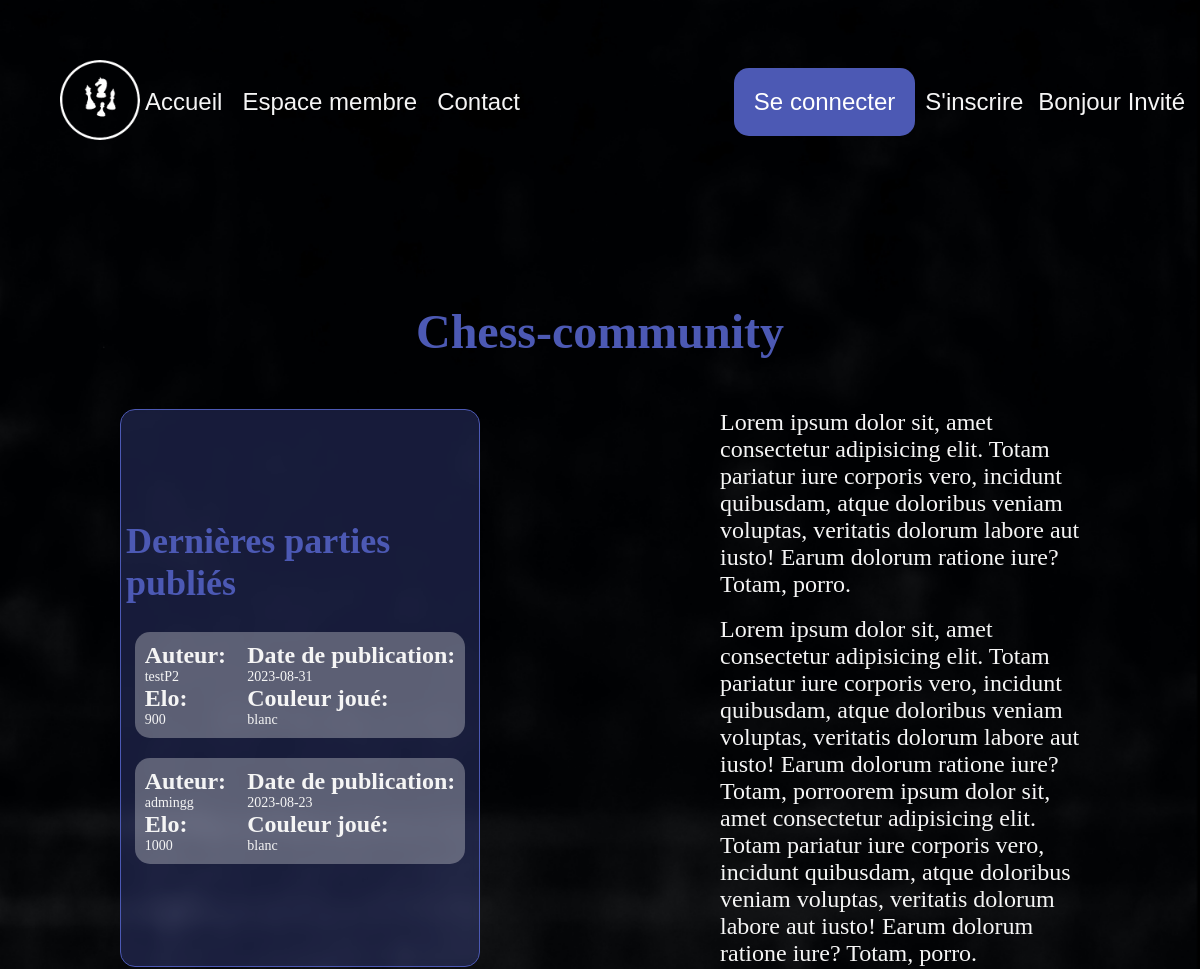
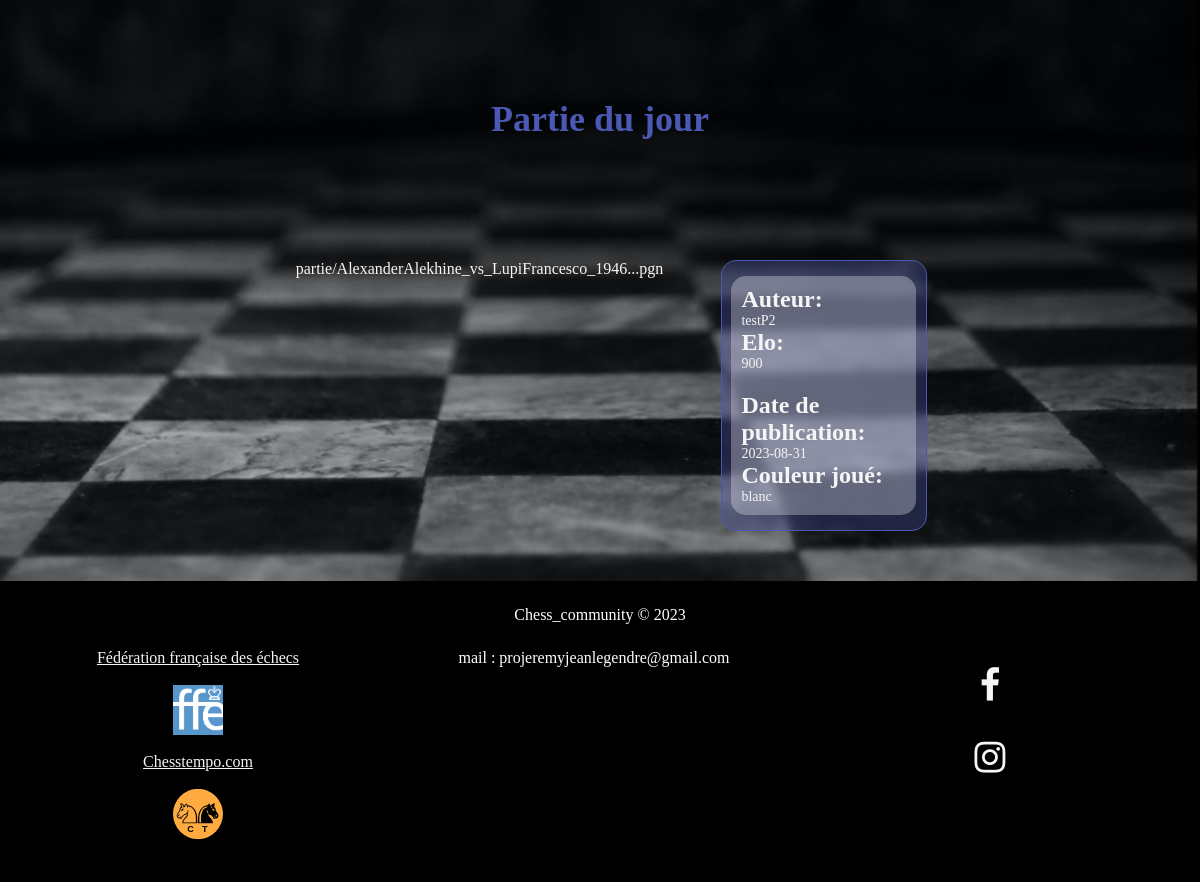
The page / on the database its author committed (2 pictures, top to bottom).
### tables this page shows
CREATE TABLE `partie` (
  `id` int(11) NOT NULL,
  `couleur_joue` varchar(10) DEFAULT NULL,
  `elo_utilisateur` int(11) DEFAULT NULL,
  `elo_adversaire` int(11) DEFAULT NULL,
  `file_path` varchar(250) DEFAULT NULL,
  `date_de_publication` date DEFAULT NULL,
  `id_utilisateur` int(11) NOT NULL,
  `id_statut` int(11) NOT NULL
);

CREATE TABLE `utilisateur` (
  `id` int(11) NOT NULL,
  `mail` varchar(200) DEFAULT NULL,
  `pseudo` varchar(30) DEFAULT NULL,
  `mot_de_passe` varchar(255) DEFAULT NULL,
  `role_utilisateur` varchar(30) DEFAULT NULL
);

### controller/index_controller.php (called while the page is built)
<?php
$connexion = connexion();
$games = new Games;
$lastGames = $games->lastGames($connexion);
$allGames = $games->allGames($connexion);
$lenght = count($allGames) - 1;
$random = rand(0, $lenght);

### classes/Games.php (called while the page is built, shortened)
<?php
class Games
{
    public function lastGames($connexion)
    {
        try {
            $sql = "SELECT * FROM partie INNER JOIN utilisateur ON utilisateur.id = id_utilisateur WHERE id_statut = 2 order by partie.id DESC LIMIT 4";
            $stmt = $connexion->prepare($sql);
            $stmt->execute();
        } catch (Exception $e) {
            $erreur = $e->getMessage();
        }
        $results = $stmt->fetchAll(PDO::FETCH_ASSOC);
        return $results;
    }
    function allGames($connexion)
    {
        try {
            $sql = "SELECT * FROM partie INNER JOIN utilisateur  ON utilisateur.id=id_utilisateur WHERE id_statut = 2";
            $stmt = $connexion->prepare($sql);
            $stmt->execute();
        } catch (Exception $e) {
            $erreur = $e->getMessage();
        }
        $results = $stmt->fetchAll(PDO::FETCH_ASSOC);
        return $results;
    }
}

### index.php (the view, shortened to what this page needs)
<?php
require('controller/index_controller.php');
$board = true;
require('includes/header.php');
include('includes/nav.php');
?>
<section class="section-title" data-aos="fade-up">
    <h1>Chess-community</h1>
</section>
<section class="presentation-section" data-aos="fade-up" data-aos-delay="300">
    <div class="row">
        <aside class="resume-container">
            <h2>Dernières parties publiés </h2>
            <?php
            foreach ($lastGames as $game) {
            ?>
                <div class="resume-wrapper">
                    <div class="header-resume">
                        <h3>Auteur:</h3>
                        <p><?= $game['pseudo'] ?></p>
                        <h3>Elo:</h3>
                        <p><?= $game['elo_utilisateur'] ?></p>
                    </div>
                    <div class="footer-resume">
                        <h3>Date de publication:</h3>
                        <p><?= $game['date_de_publication'] ?></p>
                        <h3>Couleur joué:</h3>
                        <p><?= $game['couleur_joue'] ?></p>
                    </div>
                </div>
            <?php }
            ?>
        </aside>
        <article>
            <p class="first-paragraphe">Lorem ipsum dolor sit, amet consectetur adipisicing elit. Totam pariatur iure corporis vero, incidunt quibusdam, atque doloribus veniam voluptas, veritatis dolorum labore aut iusto! Earum dolorum ratione iure? Totam, porro.</p>
            <p class="second-paragraphe">Lorem ipsum dolor sit, amet consectetur adipisicing elit. Totam pariatur iure corporis vero, incidunt quibusdam, atque doloribus veniam voluptas, veritatis dolorum labore aut iusto! Earum dolorum ratione iure? Totam, porroorem ipsum dolor sit, amet consectetur adipisicing elit. Totam pariatur iure corporis vero, incidunt quibusdam, atque doloribus veniam voluptas, veritatis dolorum labore aut iusto! Earum dolorum ratione iure? Totam, porro.</p>
        </article>
    </div>
</section>
<section data-aos="fade-up">
    <div class="section-title-h2">
        <h2>Partie du jour</h2>
        <?php
        $oneGame = $allGames[$random];
        ?>
    </div>
    <div class="row">
        <div class="board-container">
            <ct-pgn-viewer board-size="320px" has-url="true" board-resizable="true" class="board">
                <?php echo $oneGame['file_path']; ?>
            </ct-pgn-viewer>
        </div>
        <div class="resume-container">
            <div class="resume-wrapper">
                <div class="header-resume">
                    <h3>Auteur:</h3>
                    <p><?= $oneGame['pseudo'] ?></p>
                    <h3>Elo:</h3>
                    <p><?= $oneGame['elo_utilisateur'] ?></p>
                </div>
                <div class="footer-resume">
                    <h3>Date de publication:</h3>
                    <p><?= $oneGame['date_de_publication'] ?></p>
                    <h3>Couleur joué:</h3>
                    <p><?= $oneGame['couleur_joue'] ?></p>
                </div>
            </div>
        </div>
    </div>
</section>
<?php
require('includes/footer.php');
?>

### includes/header.php (shortened to what this page needs)
<!DOCTYPE html>
<html lang="fr">
<head>
    <link href="https://unpkg.com/aos@2.3.1/dist/aos.css" rel="stylesheet">
    <?php
    if (isset($board)) { ?>
        <link href="https://c2a.chesstempo.com/pgnviewer/v2.5/pgnviewerext.vers1.css" media="all" rel="stylesheet" crossorigin>
    <?php } ?>
    <link rel="stylesheet" href="https://cdnjs.cloudflare.com/ajax/libs/font-awesome/4.7.0/css/font-awesome.min.css">
    <link rel="stylesheet" href="assets/css/main.css">
</head>

### includes/nav.php (shortened to what this page needs)
<body>
    <div class="container">
        <header>
            <div class="nav-container">
                <div class="logo-container">
                    <img src="assets/image/logo-removebg-preview.png" alt="logo du site">
                </div>
                <nav class="main-nav">
                    <ul>
                        <li><a class="slide-line" href="index.php">Accueil</a></li>
                        <li><a class="slide-line" href="espace.php">Espace membre</a></li>
                        <li><a class="slide-line" href="contact.php">Contact</a></li>
                    </ul>
                </nav>
                <div class="register-container">
                    <ul>
                        <li>
                            <?php if (!isset($_SESSION['id'])) { ?>
                                <a class="connect" href="login.php">Se connecter</a>
                            <?php } ?>
                        </li>
                        <li>
                            <?php
                            if (isset($_SESSION['pseudo'])) { ?>
                                <form action="controller/logout_controller.php" method="POST">
                                    <button class="connect" type="submit" name="deconnexion">Se deconnecter</button>
                                </form>
                        </li>
                    <?php
                            } else {
                                echo '<a class="slide-line" href="register.php">S\'inscrire</a>';
                            } ?>
                    </li>
                    <li>
                            <?php if (isset($_SESSION['pseudo'])) {?>
                                <a class="slide-line" href="compte.php">Bonjour
                               <?php  echo $_SESSION['pseudo']; ?></a>
                            <?php } else { ?>
                                <a href="register.php" class="slide-line">Bonjour Invité</a>
                            <?php } ?>
                    </li>
                    </ul>
                </div>
            </div>
        </header>
        <main>

### includes/footer.php (shortened to what this page needs)
</main>
<footer>
    <div class="footer-header">
        <p>Chess_community &#xA9 <span id="year"></span></p>
    </div>
    <div class="footer-footer">
        <div class="extern-link">
            <a href="http://www.echecs.asso.fr/">Fédération française des échecs</a><img src="assets/image/Logo_FFE_1.png" alt="logo de la federation francaise des échecs">
            <a href="https://fr.chesstempo.com/">Chesstempo.com</a><img src="assets/image/ctlogo-new.svg" alt="logo du site chess-tempo"></a>
        </div>
        <div class="contact-footer">
            <p>mail : projeremyjeanlegendre@gmail.com</p>
        </div>
        <div class="social-media-container">
            <a href=""><i class="fa fa-facebook"></i></a>
            <a href=""><i class="fa fa-instagram"></i></a>
        </div>
    </div>
</footer>
</body>
</html>

### assets/css/css/base.css (style rules this page uses)
:root { --main-color: rgb(76, 89, 180); --main-border-radius: 15px; --main-border: 1px solid var(--main-color); --main-backdrop: blur(4px); --main-glassmorphism: rgba(76, 89, 180, 0.31); --second-color: rgb(245, 245, 245); --second-border: 1px solid var(--second-color); --second-glassmorphism: rgba(245, 245, 245, 0.31); --p-font-size: 14px; --h3-font-size: 24px; --h2-font-size: 36px; --h1-font-size: 48px; --title-font: "Verdana"; --main-font: "Helvetica"; }
.container { color: var(--second-color); background-image: url("../../image/effetdouble2.png"); background-size: 100%; }

### assets/css/css/nav.css (style rules this page uses)
.nav-container { display: flex; align-items: center; margin-bottom :100px; }
.nav-container .logo-container { width: 10%; }
.nav-container .logo-container img { width: 200px; height: 200px; }
.nav-container .main-nav { width: 50%; padding: 0px 25px; }
.nav-container .register-container { width: 40%; display: flex; justify-content: end; }
.nav-container .main-nav ul { display: flex; }
.nav-container .main-nav ul li { list-style-type: none; }
.nav-container .main-nav ul a { color: var(--second-color); font-family: var(--main-font); text-decoration: none; margin-right: 20px; font-size: var(--h3-font-size); }
.nav-container .register-container ul { display: flex; }
.nav-container .register-container ul li { list-style-type: none; }
.nav-container .register-container ul a { color: var(--second-color); font-family: var(--main-font); text-decoration: none; margin-right: 15px; font-size: 24px; display: inline-block; padding-top: 20px; }
.nav-container .register-container ul .connect { padding: 20px; }
.nav-container .register-container ul .connect { background-color: var(--main-color); border-radius: var(--main-border-radius); color: white; border: none; margin-right: 10px; font-size: 24px; cursor: pointer; }
.slide-line { font-family: sans-serif; text-decoration: none; color: var(--second-color); position: relative; }
.slide-line::before { content: ""; position: absolute; background: var(--second-color); width: 100%; height: 3px; bottom: 0; transform-origin: 100% 0; transform: scaleX(0); transition: transform 0.4s; }

### assets/css/css/layout.css (style rules this page uses)
.section-title { display: flex; justify-content: center; margin-bottom: 50px; text-align: center; }
.section-title h1 { color: var(--main-color); font-size: var(--h1-font-size); font-family: var(--title-font); }
.section-title-h2 { display: flex; justify-content: center; }
.section-title-h2 h2 { color: var(--main-color); font-size: var(--h2-font-size); margin: 18px 0; font-family: "Verdana"; margin: 100px; text-align: center; }
section { display: flex; justify-content: center; flex-direction: column; align-items: center; row-gap: 20px; }
.row { display: flex; justify-content: space-around; }
.resume-container, article { width: 30%; }
.resume-container { background: var(--main-glassmorphism); backdrop-filter: var(--main-backdrop); border-radius: var(--main-border-radius); border: var(--main-border); padding: 5px; display: flex; flex-direction: column; align-items: center; justify-content: center; }
.resume-container h2 { color: var(--main-color); font-size: var(--h2-font-size); margin: 18px 0; font-family: "Verdana"; }
.resume-wrapper { display: flex; justify-content: space-between; background: var(--second-glassmorphism); backdrop-filter: var(--second-backdrop); border-radius: var(--second-border-radius); border-radius: var(--main-border-radius); width: 95%; margin: 10px 0px; padding: 10px; flex-wrap: wrap; row-gap: 20px; }
.resume-wrapper h3 { font-size: var(--h3-font-size); }
.resume-wrapper p { font-size: var(--p-font-size); }
article p { font-size: var(--h3-font-size); }
.second-paragraphe { margin-top: 18px; }
.board-container { width: 60%; display: flex; justify-content: center; }

### assets/css/css/footer.css (style rules this page uses)
footer, body { background-color: black; color: white; }
footer { margin-top: 50px; }
.footer-header { display: flex; justify-content: center; padding-top:25px; }
.footer-footer { display: flex; }
.extern-link, .contact-footer, .social-media-container { display: flex; flex-direction: column; align-items: center; padding: 25px; width: 33%; }
.extern-link a { color: var(--second-color); }
.extern-link img { width: 50px; height: 50px; margin: 18px 0px; }
.social-media-container i { font-size: var(--h2-font-size); margin: 18px 0px; color: var(--second-color); }

### rows shown on the page
partie: id_utilisateur.pseudo "testP2", elo_utilisateur "900", date_de_publication "2023-08-31", couleur_joue "blanc", file_path "partie/AlexanderAlekhine_vs_LupiFrancesco_1946...pgn"
partie: id_utilisateur.pseudo "admingg", elo_utilisateur "1000", date_de_publication "2023-08-23", couleur_joue "blanc"
utilisateur: pseudo "testP2"
